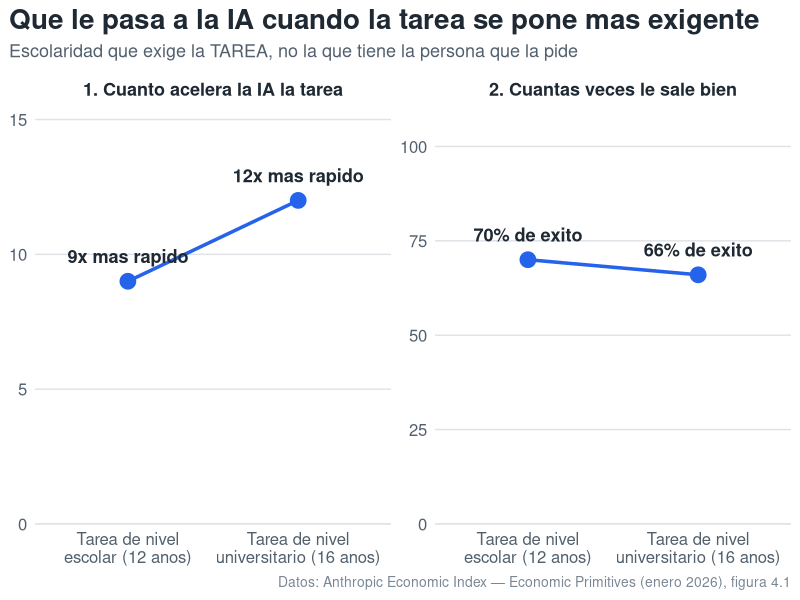
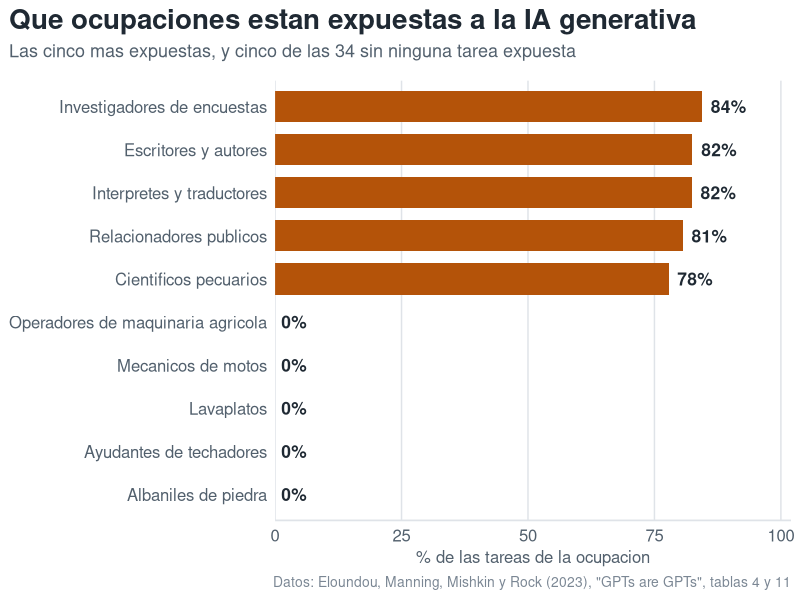

The R source for these figures, in order:
#!/usr/bin/env Rscript
# Los dos graficos de la Clase 1 de IA y Democracia 2026 (03-ago-2026).
#
# Ninguno de los dos imita el grafico original de su fuente. Los dos dibujan
# SOLO los valores que la fuente reporta en su texto o en sus tablas, porque
# reconstruir un scatterplot binned a partir de dos puntos citados seria
# inventar la forma de la nube. Lo que la ronda pregunta es la DIRECCION de la
# relacion, y para eso los valores publicados bastan.
#
# Los datos van hardcodeados aca y no en un CSV: son diez numeros sacados a mano
# de dos PDFs, no una serie descargable. El CSV de dataviz existe porque OWID
# puede cambiar el archivo debajo; aca la fuente es un paper congelado.
#
# Fuentes:
#   Grafico 1 — Anthropic Economic Index: Economic Primitives (15-ene-2026),
#     seccion "Tradeoffs in task acceleration", texto de la figura 4.1.
#   Grafico 2 — Eloundou, Manning, Mishkin y Rock (2023), "GPTs are GPTs",
#     arXiv:2303.10130, Tabla 4 (medida Human beta) y Tabla 11.
#
# Uso (OJO: hay que estar en una ruta bajo /mnt/c, ver el README de dataviz):
#   cd /mnt/c/Users/naim.bro.k/claude_projects/games/ml2-master-game
#   "/mnt/c/Program Files/R/R-4.3.3/bin/Rscript.exe" \
#       scripts/charts/ai_democracy_2026/clase_01_introduccion.R

suppressPackageStartupMessages({
  library(ggplot2)
  library(dplyr)
})

args <- commandArgs(trailingOnly = FALSE)
HERE <- dirname(normalizePath(sub("^--file=", "", grep("^--file=", args, value = TRUE))))
OUT  <- normalizePath(file.path(HERE, "..", "..", "..", "public", "media", "ai_democracy"),
                      mustWork = FALSE)
dir.create(OUT, showWarnings = FALSE, recursive = TRUE)

INK    <- "#1f2933"
MUTED  <- "#52606d"
GRID   <- "#dfe3e8"
AZUL   <- "#2563eb"
AMBAR  <- "#b45309"

# Mismo tema que los graficos de dataviz, para que todos los graficos del
# juego se lean como una sola familia visual.
tema_cancha <- function() {
  theme_minimal(base_size = 13) +
    theme(
      plot.background    = element_rect(fill = "white", colour = NA),
      panel.background   = element_rect(fill = "white", colour = NA),
      plot.title         = element_text(size = 20, face = "bold", colour = INK,
                                        hjust = 0, margin = margin(b = 6)),
      plot.subtitle      = element_text(size = 13, colour = MUTED,
                                        margin = margin(b = 14)),
      plot.caption       = element_text(size = 10, colour = "#7b8794", hjust = 1),
      strip.text         = element_text(size = 13, face = "bold", colour = INK,
                                        margin = margin(b = 8)),
      panel.grid.major.y = element_line(colour = GRID, linewidth = 0.5),
      panel.grid.major.x = element_blank(),
      panel.grid.minor   = element_blank(),
      axis.line.x        = element_line(colour = GRID),
      axis.text          = element_text(colour = MUTED, size = 12),
      axis.title         = element_text(colour = MUTED, size = 12),
      legend.position    = "none",
      # Titulo y credito alineados a la FIGURA y no al panel: con coord_flip las
      # etiquetas del eje se comen el ancho del panel y el titulo se truncaba.
      plot.title.position   = "plot",
      plot.caption.position = "plot"
    )
}

guardar <- function(p, nombre, height = 5.6) {
  ggsave(file.path(OUT, nombre), p, width = 10, height = height, dpi = 110,
         bg = "white")
  message("  -> ", file.path(OUT, nombre))
}

# ---------------------------------------------------------------------------
# Grafico 1 — El gradiente de Anthropic.
#
# Dos paneles que van en direcciones opuestas: la IA acelera MAS las tareas mas
# exigentes, y a la vez ACIERTA MENOS en ellas. La ronda 1 pregunta que dice el
# grafico, y el distractor bueno es leer el eje x como "cuanto sabe la persona"
# cuando mide "cuanta escolaridad exige la tarea".
# ---------------------------------------------------------------------------
grafico_gradiente <- function() {
  # Los dos paneles arrancan en CERO a proposito. Con escala libre y sin cero,
  # la caida de 70% a 66% se dibuja tan alta como el alza de 9x a 12x, y el
  # grafico miente sobre la magnitud del tradeoff: la aceleracion sube un tercio
  # y el exito baja cuatro puntos. Ademas seria incoherente ensenar a detectar
  # ejes truncados en el otro curso y usar uno aca.
  d <- bind_rows(
    tibble::tibble(
      panel = "1. Cuanto acelera la IA la tarea",
      x     = c(1, 2),
      valor = c(9, 12),
      tope  = 14,
      etiqueta = c("9x mas rapido", "12x mas rapido")
    ),
    tibble::tibble(
      panel = "2. Cuantas veces le sale bien",
      x     = c(1, 2),
      valor = c(70, 66),
      tope  = 100,
      etiqueta = c("70% de exito", "66% de exito")
    )
  )

  ggplot(d, aes(x = x, y = valor)) +
    geom_blank(aes(y = tope)) +
    geom_line(colour = AZUL, linewidth = 1.2) +
    geom_point(colour = AZUL, size = 5) +
    geom_text(aes(label = etiqueta), vjust = -1.3, colour = INK,
              size = 4.6, fontface = "bold") +
    facet_wrap(~panel, scales = "free_y") +
    scale_x_continuous(breaks = c(1, 2),
                       labels = c("Tarea de nivel\nescolar (12 anos)",
                                  "Tarea de nivel\nuniversitario (16 anos)"),
                       limits = c(0.55, 2.45)) +
    scale_y_continuous(limits = c(0, NA), expand = expansion(mult = c(0, 0.1))) +
    labs(
      title    = "Que le pasa a la IA cuando la tarea se pone mas exigente",
      subtitle = "Escolaridad que exige la TAREA, no la que tiene la persona que la pide",
      x = NULL, y = NULL,
      caption  = "Datos: Anthropic Economic Index — Economic Primitives (enero 2026), figura 4.1"
    ) +
    tema_cancha()
}

# ---------------------------------------------------------------------------
# Grafico 2 — Que ocupaciones estan expuestas.
#
# Las cinco mas expuestas segun la medida Human beta de la Tabla 4, y cinco de
# las 34 ocupaciones de la Tabla 11 que no tienen NINGUNA tarea expuesta. Las
# cinco de arriba son las cinco reales, sin elegir a dedo: "cientificos
# pecuarios" queda dentro aunque descoloque, porque sacarlo seria maquillar el
# dato. Las cinco de abajo si son una seleccion de las 34, y el subtitulo lo
# dice.
# ---------------------------------------------------------------------------
grafico_ocupaciones <- function() {
  d <- tibble::tibble(
    ocupacion = c(
      "Investigadores de encuestas",
      "Escritores y autores",
      "Interpretes y traductores",
      "Relacionadores publicos",
      "Cientificos pecuarios",
      "Operadores de maquinaria agricola",
      "Mecanicos de motos",
      "Lavaplatos",
      "Ayudantes de techadores",
      "Albaniles de piedra"
    ),
    exposicion = c(84.4, 82.5, 82.4, 80.6, 77.8, 0, 0, 0, 0, 0),
    grupo = c(rep("expuesta", 5), rep("cero", 5))
  ) |>
    mutate(ocupacion = factor(ocupacion, levels = rev(ocupacion)))

  ggplot(d, aes(x = ocupacion, y = exposicion, fill = grupo)) +
    geom_col(width = 0.72) +
    geom_text(aes(label = paste0(round(exposicion), "%")),
              hjust = -0.25, colour = INK, size = 4.4, fontface = "bold") +
    scale_fill_manual(values = c(expuesta = AMBAR, cero = AZUL)) +
    scale_y_continuous(limits = c(0, 100), expand = expansion(mult = c(0, 0.02))) +
    coord_flip() +
    labs(
      title    = "Que ocupaciones estan expuestas a la IA generativa",
      subtitle = "Las cinco mas expuestas, y cinco de las 34 sin ninguna tarea expuesta",
      x = NULL, y = "% de las tareas de la ocupacion",
      caption  = "Datos: Eloundou, Manning, Mishkin y Rock (2023), \"GPTs are GPTs\", tablas 4 y 11"
    ) +
    tema_cancha() +
    theme(panel.grid.major.y = element_blank(),
          panel.grid.major.x = element_line(colour = GRID, linewidth = 0.5))
}

message("Generando graficos de IA y Democracia — clase 1...")
guardar(grafico_gradiente(),   "c01_gradiente_anthropic.png", height = 5.2)
guardar(grafico_ocupaciones(), "c01_exposicion_ocupaciones.png", height = 6.0)
message("Listo.")
